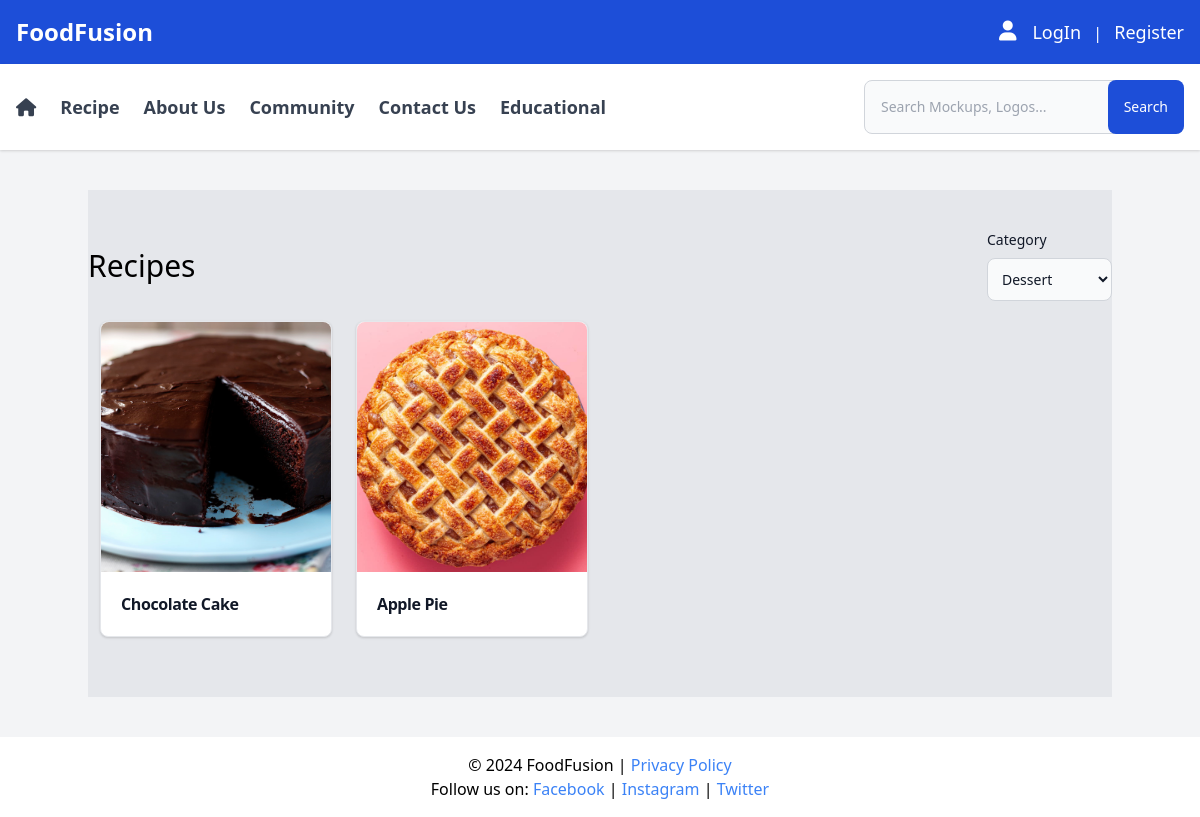
The page /recipes-list.php?category_id=2 on the database its author committed.
### tables this page shows
CREATE TABLE `recipes` (
  id INT(11) PRIMARY KEY AUTO_INCREMENT,
  user_id INT(11),
  image VARCHAR(500),
  recipe_name VARCHAR(500),
  description VARCHAR(500),
  preparation_time INT(11),
  cooking_time INT(11),
  instructions TEXT,
  tip VARCHAR(500),
  level INT(11) comment '1.easy 2.medium 3.hard',
  view_count BIGINT UNSIGNED DEFAULT 0,
  created_at TIMESTAMP DEFAULT CURRENT_TIMESTAMP,
  updated_at TIMESTAMP DEFAULT CURRENT_TIMESTAMP ON UPDATE CURRENT_TIMESTAMP,
  deleted_at TIMESTAMP NULL,
  FOREIGN KEY (user_id) REFERENCES user(id)
);

### recipes-list.php (the view, shortened to what this page needs)
<?php
include 'db.php';
$categories = $conn->query("SELECT id, name FROM category");
$category_id = isset($_GET['category_id']) && $_GET['category_id'] != '' ? $_GET['category_id'] : null;
if ($category_id) {
    $recipesQuery = "
        SELECT r.id, r.recipe_name, r.image
        FROM recipes r
        INNER JOIN recipes_category rc ON r.id = rc.recipe_id
        WHERE rc.category_id = ?
    ";
    $stmt = $conn->prepare($recipesQuery);
    $stmt->bind_param("i", $category_id);
    $stmt->execute();
    $recipes = $stmt->get_result();
} else {
    $recipesQuery = "SELECT id, recipe_name, image FROM recipes";
    $recipes = $conn->query($recipesQuery);
}
?>
<div class="bg-gray-200">
    <section class="container max-w-7xl mx-auto py-10">
        <div class="flex justify-between items-center">
            <h1 class="text-3xl font-medium">Recipes</h1>
            <form method="GET" action="">
                <label for="categories" class="block mb-2 text-sm font-medium text-gray-900 dark:text-white">Category</label>
                <select name="category_id" id="categories" onchange="this.form.submit()" class="bg-gray-50 border border-gray-300 text-gray-900 text-sm rounded-lg focus:ring-blue-500 focus:border-blue-500 block w-full p-2.5 dark:bg-gray-700 dark:border-gray-600 dark:placeholder-gray-400 dark:text-white dark:focus:ring-blue-500 dark:focus:border-blue-500">
                    <?php while ($row = $categories->fetch_assoc()): ?>
                        <option value="<?= $row['id']; ?>" <?= isset($_GET['category_id']) && $_GET['category_id'] == $row['id'] ? 'selected' : ''; ?>><?= $row['name']; ?></option>
                    <?php endwhile; ?>
                </select>
            </form>
        </div>
        <div class="grid grid-cols-1 sm:grid-cols-2 md:grid-cols-3 lg:grid-cols-4 gap-6 my-5 px-3">
            <?php while ($recipe = $recipes->fetch_assoc()): ?>
                <div class="bg-white border border-gray-200 rounded-lg shadow">
                    <div>
                        <img style="height: 250px;" class="rounded-t-lg w-full object-cover" src="<?= $recipe['image']; ?>" alt="<?= $recipe['recipe_name']; ?>" />
                    </div>
                    <div class="p-5">
                        <a href="recipes-details.php?id=<?= $recipe['id']; ?>">
                            <h5 class="font-bold tracking-tight text-gray-900"><?= $recipe['recipe_name']; ?></h5>
                        </a>
                    </div>
                </div>
            <?php endwhile; ?>
        </div>
    </section>
</div>
<?php
include 'layout.php';
?>

### rows shown on the page
recipes: image (picture), recipe_name "Chocolate Cake"
recipes: image (picture), recipe_name "Apple Pie"

### other values the page prints
form field category_id "Dessert"
